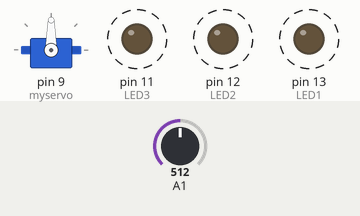
This sketch was run on a simulated Arduino Uno, built with avr-gcc and run on an emulated ATmega328P. Shown: servo, output pins drawn as LEDs (lit = HIGH). Dashed ring = blinking. Inputs (shaded band) come from the test bench; at power-on: A1 = 512.

Above: at 5.2 s.
5.7 s: A1 set to 716
At 9.1 s:
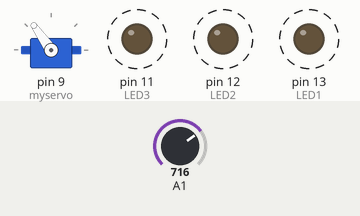
9.3 s: A1 set to 900
At 11.5 s:
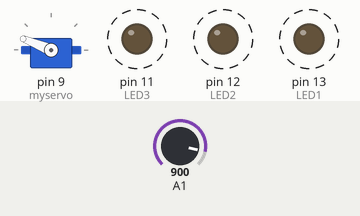
12.9 s: A1 set to 1023
At 16.3 s:
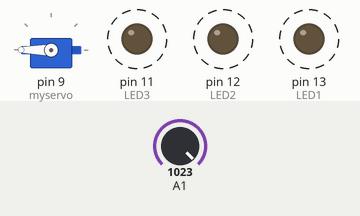
16.5 s: A1 set to 306
At 19.0 s:
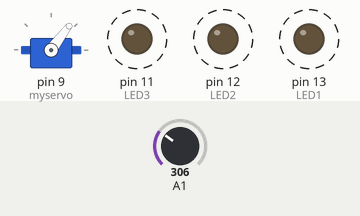
20.1 s: A1 set to 122
At 23.8 s:
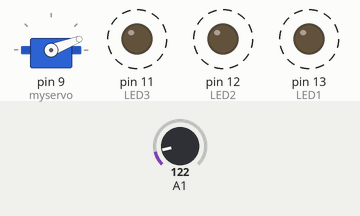
Timing chart, 0 to 24.7 s (numbered marks = the images above; inputs shaded):
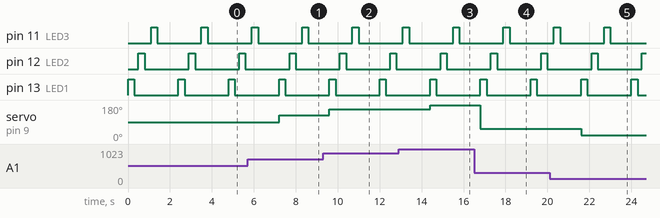

The sketch:

sequential_blinking_combined_with_servo_arm.ino
```cpp
/* A simple program to sequentially turn on and turn off 3 LEDs */

int LED1 = 13;
int LED2 = 12;
int LED3 = 11;

#include <Servo.h> //accesses the Arduino Servo Library

Servo myservo;  // creates servo object to control a servo

int val;    // variable to read the value from the analog pin


void setup() {
   pinMode(LED1, OUTPUT);
   pinMode(LED2, OUTPUT);
   pinMode(LED3, OUTPUT);
   {
  myservo.attach(9);  // ensures output to servo on pin 9
   }
}


void loop() {
  digitalWrite(LED1, HIGH);    // turn on LED1
  delay(300);
  digitalWrite(LED1, LOW);
  delay(200);                  // wait for 200ms
  digitalWrite(LED2, HIGH);    // turn on LED2
  delay(300);
  digitalWrite(LED2, LOW);
  delay(300);                      // wait for 200ms
  digitalWrite(LED3, HIGH);    // turn on LED3
  delay(300);
  digitalWrite(LED3, LOW);       // wait for 200ms
  delay(1000);                  // wait for 300ms before running program all over again
  {
  val = analogRead(1);            // reads the value of the potentiometer from A1 (value between 0 and 1023)
  val = map(val, 0, 1023, 0, 180);     // converts reading from potentiometer to an output value in degrees of rotation that the servo can understand
  myservo.write(val);                  // sets the servo position according to the input from the potentiometer
  delay(0);                           // waits 15ms for the servo to get to set position
  }
}
```

Measured:
- after the input at 5.7 s, servo on pin 9 (myservo): 90° → 125° after 1.5 s
- after the input at 9.3 s, servo on pin 9 (myservo): 125° → 158° after 0.30 s
- after the input at 12.9 s, servo on pin 9 (myservo): 158° → 180° after 1.5 s
- after the input at 16.5 s, servo on pin 9 (myservo): 180° → 53° after 0.30 s
- after the input at 20.1 s, servo on pin 9 (myservo): 53° → 21° after 1.5 s
- by itself, pin 11 (LED3), pin 12 (LED2), pin 13 (LED1): alternates HIGH for 0.30 s and LOW for 2.1 s
